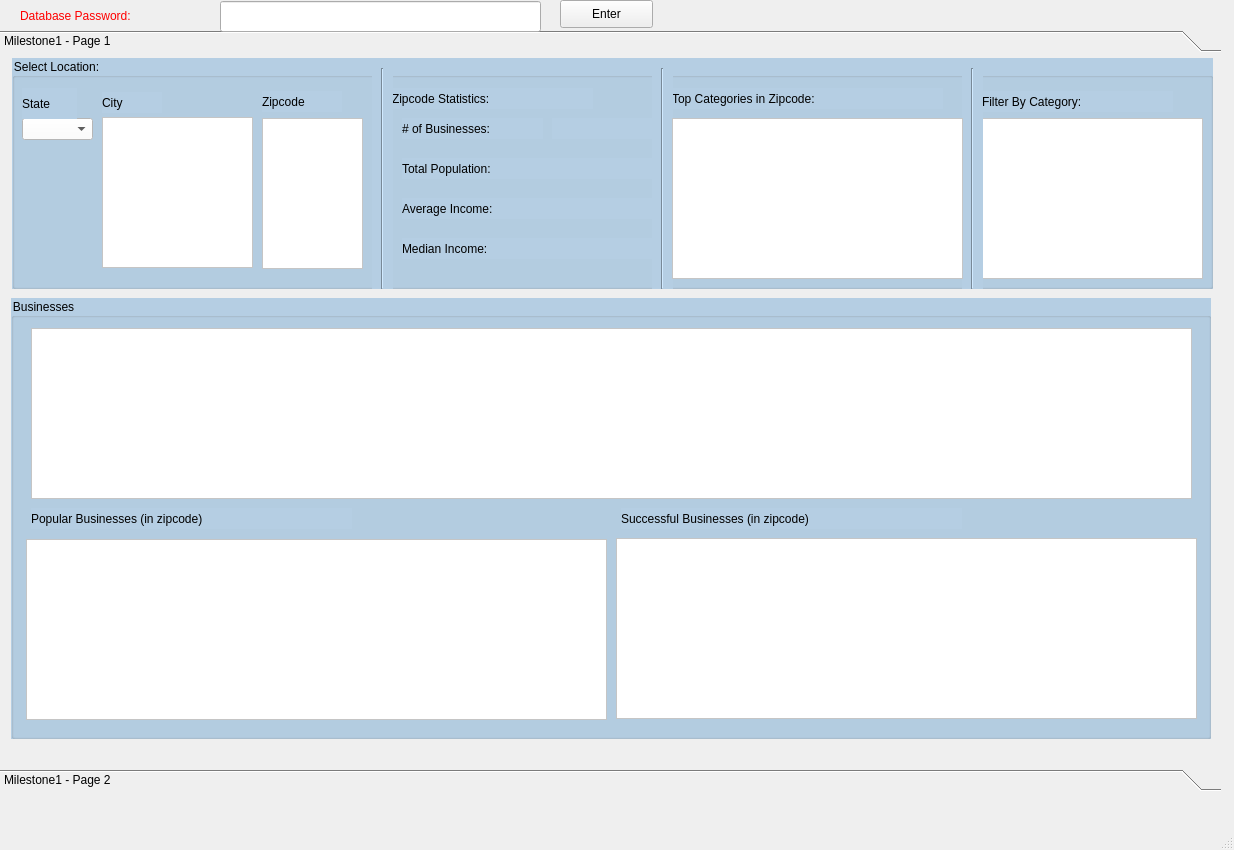
<?xml version="1.0" encoding="UTF-8"?>
<ui version="4.0">
 <class>MainWindow</class>
 <widget class="QMainWindow" name="MainWindow">
  <property name="geometry">
   <rect>
    <x>0</x>
    <y>0</y>
    <width>1234</width>
    <height>850</height>
   </rect>
  </property>
  <property name="windowTitle">
   <string>MainWindow</string>
  </property>
  <widget class="QWidget" name="centralwidget">
   <widget class="QToolBox" name="toolBox">
    <property name="geometry">
     <rect>
      <x>0</x>
      <y>30</y>
      <width>1221</width>
      <height>761</height>
     </rect>
    </property>
    <property name="styleSheet">
     <string notr="true">font: 12pt &quot;Lucida Sans&quot;;</string>
    </property>
    <property name="currentIndex">
     <number>0</number>
    </property>
    <widget class="QWidget" name="page">
     <property name="geometry">
      <rect>
       <x>0</x>
       <y>0</y>
       <width>1221</width>
       <height>685</height>
      </rect>
     </property>
     <attribute name="label">
      <string>Milestone1 - Page 1</string>
     </attribute>
     <widget class="QGroupBox" name="cityStateGroup">
      <property name="geometry">
       <rect>
        <x>12</x>
        <y>0</y>
        <width>1201</width>
        <height>231</height>
       </rect>
      </property>
      <property name="styleSheet">
       <string notr="true">font: 12pt &quot;Lucida Sans&quot;;
background-color:rgb(181, 206, 227);</string>
      </property>
      <property name="title">
       <string>Select Location:</string>
      </property>
      <widget class="QComboBox" name="stateList">
       <property name="geometry">
        <rect>
         <x>10</x>
         <y>60</y>
         <width>71</width>
         <height>22</height>
        </rect>
       </property>
       <property name="styleSheet">
        <string notr="true">background-color:white;
font: 10pt &quot;Lucida Sans&quot;;</string>
       </property>
      </widget>
      <widget class="QLabel" name="stateLabel">
       <property name="geometry">
        <rect>
         <x>10</x>
         <y>30</y>
         <width>55</width>
         <height>31</height>
        </rect>
       </property>
       <property name="text">
        <string>State</string>
       </property>
      </widget>
      <widget class="QLabel" name="cityLabel">
       <property name="geometry">
        <rect>
         <x>90</x>
         <y>34</y>
         <width>60</width>
         <height>21</height>
        </rect>
       </property>
       <property name="text">
        <string>City</string>
       </property>
      </widget>
      <widget class="QListWidget" name="cityList">
       <property name="geometry">
        <rect>
         <x>90</x>
         <y>59</y>
         <width>151</width>
         <height>151</height>
        </rect>
       </property>
       <property name="styleSheet">
        <string notr="true">background-color: white;
font: 10pt &quot;Lucida Sans&quot;;</string>
       </property>
      </widget>
      <widget class="QLabel" name="zipcodeLabel">
       <property name="geometry">
        <rect>
         <x>250</x>
         <y>33</y>
         <width>80</width>
         <height>21</height>
        </rect>
       </property>
       <property name="text">
        <string>Zipcode</string>
       </property>
      </widget>
      <widget class="QListWidget" name="zipcodeList">
       <property name="geometry">
        <rect>
         <x>250</x>
         <y>60</y>
         <width>101</width>
         <height>151</height>
        </rect>
       </property>
       <property name="styleSheet">
        <string notr="true">background-color: white;
font: 10pt &quot;Lucida Sans&quot;;</string>
       </property>
      </widget>
      <widget class="QLabel" name="categoryLabel">
       <property name="geometry">
        <rect>
         <x>970</x>
         <y>33</y>
         <width>191</width>
         <height>21</height>
        </rect>
       </property>
       <property name="text">
        <string>Filter By Category:</string>
       </property>
      </widget>
      <widget class="QListWidget" name="categoryList">
       <property name="geometry">
        <rect>
         <x>970</x>
         <y>60</y>
         <width>221</width>
         <height>161</height>
        </rect>
       </property>
       <property name="styleSheet">
        <string notr="true">background-color: white;
font: 10pt &quot;Lucida Sans&quot;;</string>
       </property>
      </widget>
      <widget class="QLabel" name="zipcodeLabel_4">
       <property name="geometry">
        <rect>
         <x>380</x>
         <y>30</y>
         <width>201</width>
         <height>21</height>
        </rect>
       </property>
       <property name="text">
        <string>Zipcode Statistics:</string>
       </property>
      </widget>
      <widget class="QLabel" name="zipcodeLabel_5">
       <property name="geometry">
        <rect>
         <x>390</x>
         <y>60</y>
         <width>141</width>
         <height>21</height>
        </rect>
       </property>
       <property name="styleSheet">
        <string notr="true">font: 10pt &quot;Lucida Sans&quot;;</string>
       </property>
       <property name="text">
        <string># of Businesses:</string>
       </property>
      </widget>
      <widget class="QLabel" name="zipcodeLabel_6">
       <property name="geometry">
        <rect>
         <x>390</x>
         <y>100</y>
         <width>151</width>
         <height>21</height>
        </rect>
       </property>
       <property name="styleSheet">
        <string notr="true">font: 10pt &quot;Lucida Sans&quot;;</string>
       </property>
       <property name="text">
        <string>Total Population:</string>
       </property>
      </widget>
      <widget class="QLabel" name="zipcodeLabel_7">
       <property name="geometry">
        <rect>
         <x>390</x>
         <y>140</y>
         <width>151</width>
         <height>21</height>
        </rect>
       </property>
       <property name="styleSheet">
        <string notr="true">font: 10pt &quot;Lucida Sans&quot;;</string>
       </property>
       <property name="text">
        <string>Average Income:</string>
       </property>
      </widget>
      <widget class="QLabel" name="zipcodeLabel_8">
       <property name="geometry">
        <rect>
         <x>390</x>
         <y>180</y>
         <width>151</width>
         <height>21</height>
        </rect>
       </property>
       <property name="styleSheet">
        <string notr="true">font: 10pt &quot;Lucida Sans&quot;;</string>
       </property>
       <property name="text">
        <string>Median Income:</string>
       </property>
      </widget>
      <widget class="QLabel" name="zipcodeNumBusinessesLabel">
       <property name="geometry">
        <rect>
         <x>540</x>
         <y>60</y>
         <width>101</width>
         <height>21</height>
        </rect>
       </property>
       <property name="styleSheet">
        <string notr="true">font: 10pt &quot;Lucida Sans&quot;;</string>
       </property>
       <property name="text">
        <string/>
       </property>
      </widget>
      <widget class="QLabel" name="zipcodePopulationLabel">
       <property name="geometry">
        <rect>
         <x>540</x>
         <y>100</y>
         <width>101</width>
         <height>21</height>
        </rect>
       </property>
       <property name="styleSheet">
        <string notr="true">font: 10pt &quot;Lucida Sans&quot;;</string>
       </property>
       <property name="text">
        <string/>
       </property>
      </widget>
      <widget class="QLabel" name="zipcodeAvgIncomeLabel">
       <property name="geometry">
        <rect>
         <x>540</x>
         <y>140</y>
         <width>101</width>
         <height>21</height>
        </rect>
       </property>
       <property name="styleSheet">
        <string notr="true">font: 10pt &quot;Lucida Sans&quot;;</string>
       </property>
       <property name="text">
        <string/>
       </property>
      </widget>
      <widget class="QLabel" name="zipcodeMedianIncomeLabel">
       <property name="geometry">
        <rect>
         <x>540</x>
         <y>180</y>
         <width>101</width>
         <height>21</height>
        </rect>
       </property>
       <property name="styleSheet">
        <string notr="true">font: 10pt &quot;Lucida Sans&quot;;</string>
       </property>
       <property name="text">
        <string/>
       </property>
      </widget>
      <widget class="Line" name="line">
       <property name="geometry">
        <rect>
         <x>360</x>
         <y>10</y>
         <width>21</width>
         <height>221</height>
        </rect>
       </property>
       <property name="orientation">
        <enum>Qt::Vertical</enum>
       </property>
      </widget>
      <widget class="Line" name="line_2">
       <property name="geometry">
        <rect>
         <x>950</x>
         <y>10</y>
         <width>21</width>
         <height>221</height>
        </rect>
       </property>
       <property name="orientation">
        <enum>Qt::Vertical</enum>
       </property>
      </widget>
      <widget class="QLabel" name="categoryLabel_2">
       <property name="geometry">
        <rect>
         <x>660</x>
         <y>30</y>
         <width>271</width>
         <height>21</height>
        </rect>
       </property>
       <property name="text">
        <string>Top Categories in Zipcode:</string>
       </property>
      </widget>
      <widget class="Line" name="line_3">
       <property name="geometry">
        <rect>
         <x>640</x>
         <y>10</y>
         <width>21</width>
         <height>221</height>
        </rect>
       </property>
       <property name="orientation">
        <enum>Qt::Vertical</enum>
       </property>
      </widget>
      <widget class="QTableWidget" name="topCategories">
       <property name="geometry">
        <rect>
         <x>660</x>
         <y>60</y>
         <width>291</width>
         <height>161</height>
        </rect>
       </property>
       <property name="styleSheet">
        <string notr="true">background-color: rgb(255, 255, 255);
font: 10pt &quot;Lucida Sans&quot;;</string>
       </property>
       <attribute name="horizontalHeaderStretchLastSection">
        <bool>true</bool>
       </attribute>
       <attribute name="verticalHeaderVisible">
        <bool>false</bool>
       </attribute>
      </widget>
     </widget>
     <widget class="QGroupBox" name="businessGroup">
      <property name="geometry">
       <rect>
        <x>11</x>
        <y>240</y>
        <width>1200</width>
        <height>441</height>
       </rect>
      </property>
      <property name="styleSheet">
       <string notr="true">font: 12pt &quot;Lucida Sans&quot;;
background-color:rgb(181, 206, 227);</string>
      </property>
      <property name="title">
       <string>Businesses</string>
      </property>
      <widget class="QTableWidget" name="businessTable">
       <property name="geometry">
        <rect>
         <x>20</x>
         <y>30</y>
         <width>1161</width>
         <height>171</height>
        </rect>
       </property>
       <property name="styleSheet">
        <string notr="true">background-color: rgb(255, 255, 255);
font: 10pt &quot;Lucida Sans&quot;;</string>
       </property>
       <attribute name="horizontalHeaderStretchLastSection">
        <bool>true</bool>
       </attribute>
       <attribute name="verticalHeaderVisible">
        <bool>false</bool>
       </attribute>
      </widget>
      <widget class="QTableWidget" name="popularBusinessTable">
       <property name="geometry">
        <rect>
         <x>15</x>
         <y>241</y>
         <width>581</width>
         <height>181</height>
        </rect>
       </property>
       <property name="styleSheet">
        <string notr="true">background-color: rgb(255, 255, 255);
font: 10pt &quot;Lucida Sans&quot;;</string>
       </property>
       <attribute name="horizontalHeaderStretchLastSection">
        <bool>true</bool>
       </attribute>
       <attribute name="verticalHeaderVisible">
        <bool>false</bool>
       </attribute>
      </widget>
      <widget class="QTableWidget" name="successfulBusinessTable">
       <property name="geometry">
        <rect>
         <x>605</x>
         <y>240</y>
         <width>581</width>
         <height>181</height>
        </rect>
       </property>
       <property name="styleSheet">
        <string notr="true">background-color: rgb(255, 255, 255);
font: 10pt &quot;Lucida Sans&quot;;</string>
       </property>
       <attribute name="horizontalHeaderStretchLastSection">
        <bool>true</bool>
       </attribute>
       <attribute name="verticalHeaderVisible">
        <bool>false</bool>
       </attribute>
      </widget>
      <widget class="QLabel" name="zipcodeLabel_2">
       <property name="geometry">
        <rect>
         <x>20</x>
         <y>210</y>
         <width>321</width>
         <height>21</height>
        </rect>
       </property>
       <property name="text">
        <string>Popular Businesses (in zipcode)</string>
       </property>
      </widget>
      <widget class="QLabel" name="zipcodeLabel_3">
       <property name="geometry">
        <rect>
         <x>610</x>
         <y>210</y>
         <width>341</width>
         <height>21</height>
        </rect>
       </property>
       <property name="text">
        <string>Successful Businesses (in zipcode)</string>
       </property>
      </widget>
     </widget>
    </widget>
    <widget class="QWidget" name="page_2">
     <property name="geometry">
      <rect>
       <x>0</x>
       <y>0</y>
       <width>1221</width>
       <height>685</height>
      </rect>
     </property>
     <attribute name="label">
      <string>Milestone1 - Page 2</string>
     </attribute>
     <widget class="QGroupBox" name="groupBox">
      <property name="geometry">
       <rect>
        <x>0</x>
        <y>0</y>
        <width>981</width>
        <height>451</height>
       </rect>
      </property>
      <property name="styleSheet">
       <string notr="true">font: 11pt &quot;Lucida Sans&quot;;</string>
      </property>
      <property name="title">
       <string>Search Business By Name</string>
      </property>
      <widget class="QLabel" name="label_3">
       <property name="geometry">
        <rect>
         <x>20</x>
         <y>40</y>
         <width>191</width>
         <height>31</height>
        </rect>
       </property>
       <property name="text">
        <string>Enter Business Name:</string>
       </property>
      </widget>
      <widget class="QLabel" name="label_4">
       <property name="geometry">
        <rect>
         <x>20</x>
         <y>360</y>
         <width>161</width>
         <height>31</height>
        </rect>
       </property>
       <property name="text">
        <string>City For Business:</string>
       </property>
      </widget>
      <widget class="QLineEdit" name="bName">
       <property name="geometry">
        <rect>
         <x>230</x>
         <y>41</y>
         <width>291</width>
         <height>31</height>
        </rect>
       </property>
       <property name="styleSheet">
        <string notr="true">font: 10pt &quot;Lucida Sans&quot;;</string>
       </property>
      </widget>
      <widget class="QListWidget" name="businesses">
       <property name="geometry">
        <rect>
         <x>230</x>
         <y>90</y>
         <width>291</width>
         <height>251</height>
        </rect>
       </property>
      </widget>
      <widget class="QLineEdit" name="bCity">
       <property name="geometry">
        <rect>
         <x>230</x>
         <y>360</y>
         <width>291</width>
         <height>31</height>
        </rect>
       </property>
       <property name="styleSheet">
        <string notr="true">font: 10pt &quot;Lucida Sans&quot;;</string>
       </property>
       <property name="readOnly">
        <bool>true</bool>
       </property>
      </widget>
     </widget>
    </widget>
   </widget>
   <widget class="QLineEdit" name="databasePW">
    <property name="geometry">
     <rect>
      <x>220</x>
      <y>1</y>
      <width>321</width>
      <height>31</height>
     </rect>
    </property>
   </widget>
   <widget class="QLabel" name="label_5">
    <property name="geometry">
     <rect>
      <x>20</x>
      <y>6</y>
      <width>201</width>
      <height>20</height>
     </rect>
    </property>
    <property name="styleSheet">
     <string notr="true">font: 12pt &quot;Lucida Sans&quot;;
color: rgb(255, 0, 0);</string>
    </property>
    <property name="text">
     <string>Database Password:</string>
    </property>
   </widget>
   <widget class="QPushButton" name="enterPW">
    <property name="geometry">
     <rect>
      <x>560</x>
      <y>0</y>
      <width>93</width>
      <height>28</height>
     </rect>
    </property>
    <property name="text">
     <string>Enter</string>
    </property>
   </widget>
  </widget>
  <widget class="QMenuBar" name="menubar">
   <property name="geometry">
    <rect>
     <x>0</x>
     <y>0</y>
     <width>1234</width>
     <height>26</height>
    </rect>
   </property>
  </widget>
  <widget class="QStatusBar" name="statusbar"/>
 </widget>
 <resources/>
 <connections/>
</ui>
